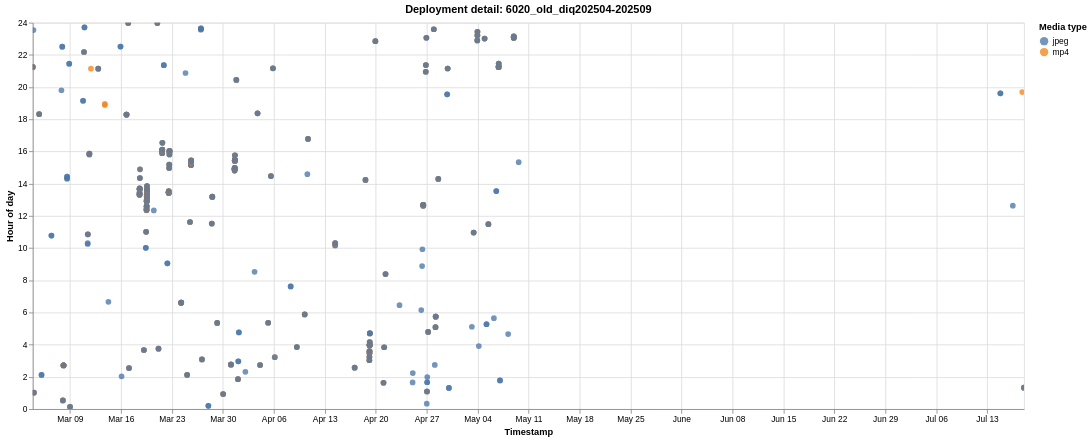

Write a Vega-Lite specification for this figure.
### Vega-Lite specification from a JSON file in a GitHub repository (floating-point values rounded to 4 significant figures; data arrays with more than 128 entries replaced by an {"elided": "..."} marker saying what was removed)
{"$schema": "https://vega.github.io/schema/vega-lite/v6.1.0.json", "config": {"view": {"continuousHeight": 300, "continuousWidth": 300}}, "data": {"name": "data-1df28701b567756d16f6a973e6b7fe3a"}, "datasets": {"data-1df28701b567756d16f6a973e6b7fe3a": {"elided": "606 records"}}, "encoding": {"color": {"field": "media_type", "scale": {"scheme": "tableau10"}, "title": "Media type", "type": "nominal"}, "shape": {"field": "media_type", "title": "Media type", "type": "nominal"}, "tooltip": [{"field": "deployment", "title": "Deployment", "type": "nominal"}, {"field": "timestamp", "format": "%Y-%m-%d %H:%M:%S", "title": "Timestamp", "type": "temporal"}, {"field": "hour_of_day", "format": ".2f", "title": "Hour of day", "type": "quantitative"}, {"field": "media_type", "title": "Media type", "type": "nominal"}], "x": {"field": "timestamp", "title": "Timestamp", "type": "temporal"}, "y": {"field": "hour_of_day", "scale": {"domain": [0, 24]}, "title": "Hour of day", "type": "quantitative"}}, "height": 460, "mark": {"opacity": 0.78, "size": 46, "type": "circle"}, "params": [{"bind": "scales", "name": "param_1e9efca18e7a2868", "select": {"encodings": ["x", "y"], "type": "interval"}}], "title": "Deployment detail: 6020_old_diq202504-202509", "width": 1180}
